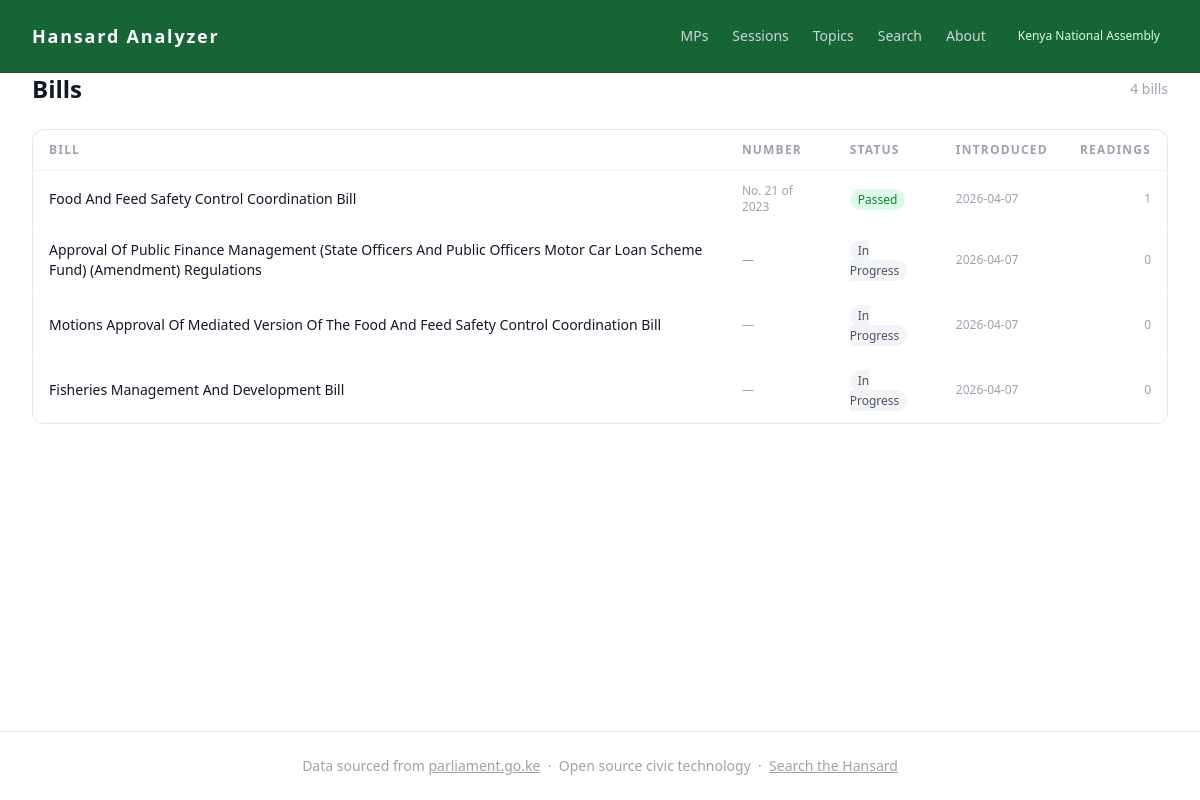
The app's page /bills/, older data.
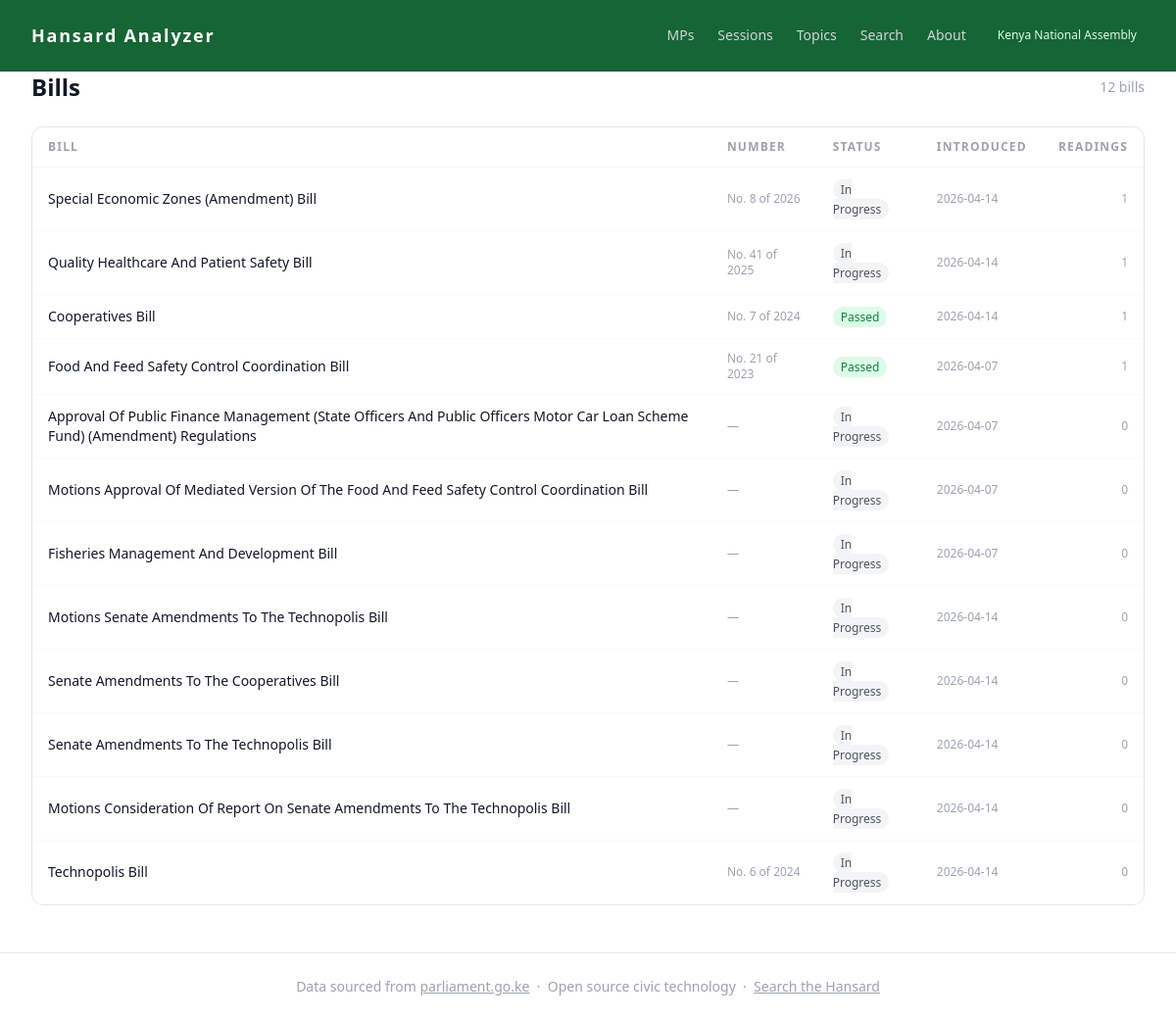
The same page, newer data.
### tables this page shows
CREATE TABLE bills (
    id              INTEGER PRIMARY KEY AUTOINCREMENT,
    agenda_item_id  INTEGER REFERENCES agenda_items(id),
    bill_number     TEXT,
    bill_year       INTEGER,
    title           TEXT NOT NULL,
    sponsor_id      INTEGER REFERENCES members(id),
    current_status  TEXT,
    introduced_date TEXT,
    last_activity   TEXT
);

### routes/bills.py (the view)
@bills_bp.route("/")
def bills_list():
    conn = get_connection()
    bills = get_all_bills(conn)
    conn.close()
    return render_template("bills.html", bills=bills)

### analyzer/database/queries.py (called while the page is built)
def get_all_bills(conn: sqlite3.Connection) -> list[dict]:
    cursor = conn.cursor()
    cursor.execute(
        """
        SELECT
            b.*,
            COUNT(br.id)    AS reading_count,
            MAX(br.date)    AS latest_reading_date
        FROM bills b
        LEFT JOIN bill_readings br ON br.bill_id = b.id
        GROUP BY b.id
        ORDER BY latest_reading_date DESC
        """
    )
    columns = [d[0] for d in cursor.description]
    return [dict(zip(columns, row)) for row in cursor.fetchall()]

### analyzer/database/seed.py (called while the page is built)
def get_connection(db_path: Path = DB_PATH) -> sqlite3.Connection:
    conn = sqlite3.connect(db_path)
    conn.execute("PRAGMA foreign_keys = ON")
    return conn

### templates/bills.html (shortened to what this page needs)
{% extends "base.html" %}
{% block content %}
<div class="flex items-center justify-between mb-6">
    <h1 class="text-2xl font-bold text-gray-900">Bills</h1>
    <span class="text-sm text-gray-400">{{ bills|length }} bills</span>
</div>
{% if bills %}
<div class="bg-white border border-gray-200 rounded-xl overflow-hidden">
    <table class="w-full text-sm">
        <thead>
            <tr class="border-b border-gray-100">
                <th class="text-left px-4 py-3 text-xs font-semibold tracking-widest
                           text-gray-400 uppercase">Bill</th>
                <th class="text-left px-4 py-3 text-xs font-semibold tracking-widest
                           text-gray-400 uppercase">Number</th>
                <th class="text-left px-4 py-3 text-xs font-semibold tracking-widest
                           text-gray-400 uppercase">Status</th>
                <th class="text-left px-4 py-3 text-xs font-semibold tracking-widest
                           text-gray-400 uppercase">Introduced</th>
                <th class="text-right px-4 py-3 text-xs font-semibold tracking-widest
                           text-gray-400 uppercase">Readings</th>
            </tr>
        </thead>
        <tbody>
            {% for bill in bills %}
            <tr class="border-b border-gray-50 hover:bg-gray-50 transition-colors">
                <td class="px-4 py-3">
                    <a href="/bills/{{ bill.id }}"
                       class="font-medium text-gray-900 hover:text-green-700 transition-colors">
                        {{ bill.title }}
                    </a>
                </td>
                <td class="px-4 py-3 text-gray-400 text-xs">
                    {% if bill.bill_number %}
                        No. {{ bill.bill_number }} of {{ bill.bill_year }}
                    {% else %}
                        —
                    {% endif %}
                </td>
                <td class="px-4 py-3">
                    <span class="text-xs px-2 py-0.5 rounded-full font-medium
                        {% if bill.current_status == 'Passed' %}bg-green-100 text-green-700
                        {% elif bill.current_status == 'Rejected' %}bg-red-100 text-red-700
                        {% else %}bg-gray-100 text-gray-600{% endif %}">
                        {{ bill.current_status or 'In Progress' }}
                    </span>
                </td>
                <td class="px-4 py-3 text-gray-400 text-xs">
                    {{ bill.introduced_date or '—' }}
                </td>
                <td class="px-4 py-3 text-right text-gray-400 text-xs">
                    {{ bill.reading_count or 0 }}
                </td>
            </tr>
            {% endfor %}
        </tbody>
    </table>
</div>
{% else %}
<p class="text-sm text-gray-400">
    No bills in the database yet. Run the sync pipeline to load data.
</p>
{% endif %}
{% endblock %}

### templates/base.html (shortened to what this page needs)
<!DOCTYPE html>
<html lang="en">
<head>
    <script src="https://cdn.tailwindcss.com"></script>
</head>
<body class=" text-stone-900 min-h-screen flex flex-col">
<nav class="bg-green-800 border-b border-gray-700 sticky top-0 z-50">
    <div class="max-w-7xl mx-auto px-4 py-2 sm:px-6 lg:px-8">
        <div class="flex items-center justify-between h-14">
            <a href="{{ url_for('home.index') }}"
               class="text-white font-sans font-bold text-lg tracking-tight flex items-center gap-2 hover:text-green-400 transition-colors tracking-widest">
                Hansard Analyzer
            </a>
            <div class="hidden sm:flex items-center gap-6 text-sm text-gray-300">
                <a href="{{ url_for('members.member_list') }}"
                   class="hover:text-white transition-colors">MPs</a>
                <a href="{{ url_for('sessions.session_list') }}"
                   class="hover:text-white transition-colors">Sessions</a>
                <a href="{{ url_for('topics.topics_overview') }}"
                   class="hover:text-white transition-colors">Topics</a>
                <a href="{{ url_for('search.search') }}"
                   class="hover:text-white transition-colors">Search</a>
                <a href="{{ url_for('home.about') }}"
                   class="hover:text-white transition-colors">About</a>
                <span class="bg-green-800 text-green-100 text-xs font-medium px-2 py-0.5 rounded-full">
                    Kenya National Assembly
                </span>
            </div>
        </div>
    </div>
</nav>
<main class="flex-1">
    <div class="max-w-7xl mx-auto px-4 sm:px-6 lg:px-8">
        {% block content %}{% endblock %}
    </div>
</main>
<footer class="border-t border-gray-200 mt-12 py-6 text-center text-sm text-gray-400">
    <div class="max-w-7xl mx-auto px-4">
        Data sourced from
        <a href="https://parliament.go.ke" target="_blank"
           class="underline hover:text-gray-600 transition-colors">parliament.go.ke</a>
        &nbsp;&middot;&nbsp;
        Open source civic technology
        &nbsp;&middot;&nbsp;
        <a href="{{ url_for('search.search') }}"
           class="underline hover:text-gray-600 transition-colors">Search the Hansard</a>
    </div>
</footer>
</body>
</html>

Row changes from the older to the newer data that the page shows:
added bills: title "Special Economic Zones (Amendment) Bill", bill_number "8", bill_year "2026", current_status "In Progress", introduced_date "2026-04-14", reading_count "1"
added bills: title "Quality Healthcare And Patient Safety Bill", bill_number "41", bill_year "2025", current_status "In Progress", introduced_date "2026-04-14", reading_count "1"
added bills: title "Cooperatives Bill", bill_number "7", bill_year "2024", current_status "Passed", introduced_date "2026-04-14", reading_count "1"
added bills: title "Motions Senate Amendments To The Technopolis Bill", current_status "In Progress", introduced_date "2026-04-14", reading_count "0"
added bills: title "Senate Amendments To The Cooperatives Bill", current_status "In Progress", introduced_date "2026-04-14", reading_count "0"
added bills: title "Senate Amendments To The Technopolis Bill", current_status "In Progress", introduced_date "2026-04-14", reading_count "0"
added bills: title "Motions Consideration Of Report On Senate Amendments To The Technopolis Bill", current_status "In Progress", introduced_date "2026-04-14", reading_count "0"
added bills: title "Technopolis Bill", bill_number "6", bill_year "2024", current_status "In Progress", introduced_date "2026-04-14", reading_count "0"
Text that changed along with them:
{{ bills|length }}: "4" → "12"
